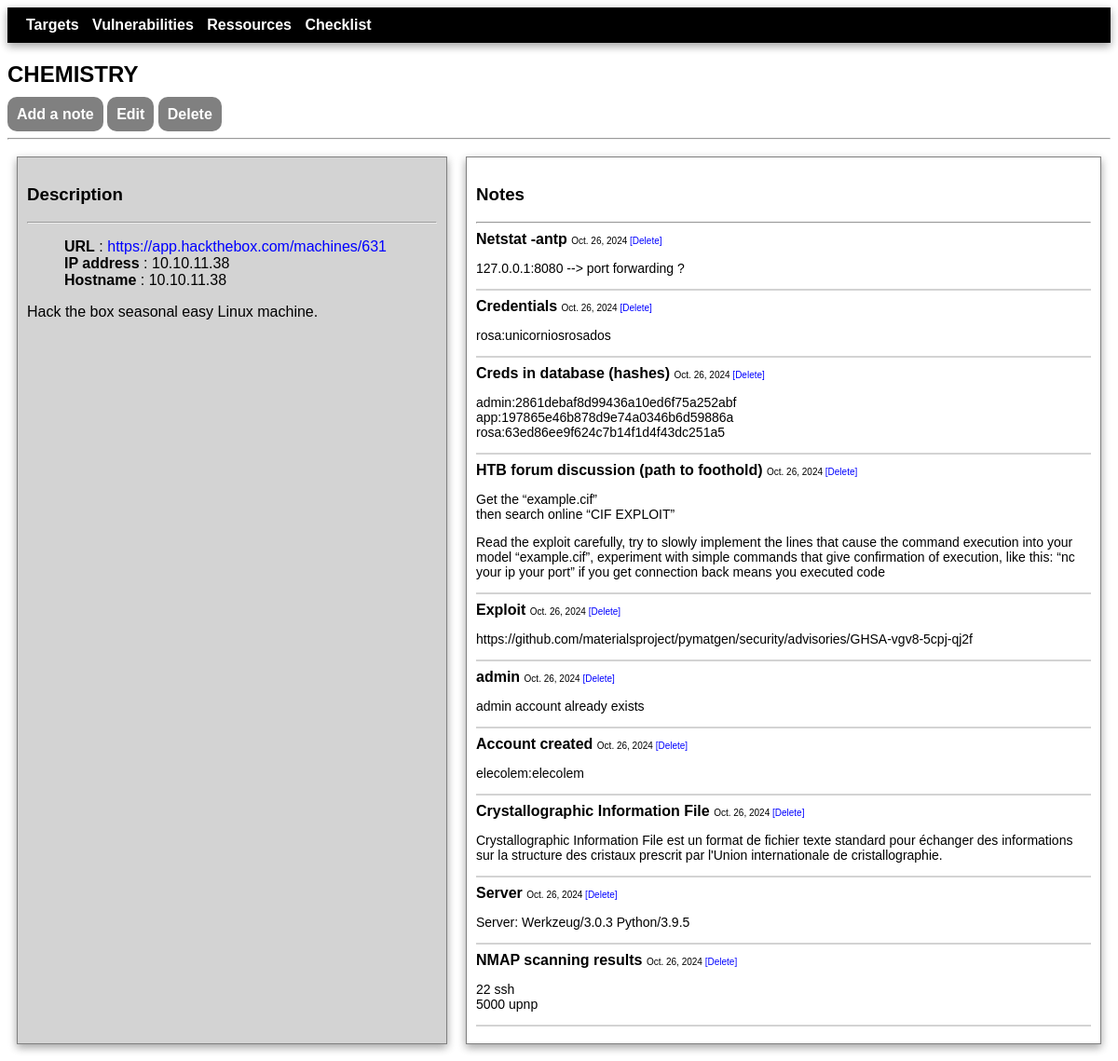
The page /target_detail/6/ on the database as committed earlier.
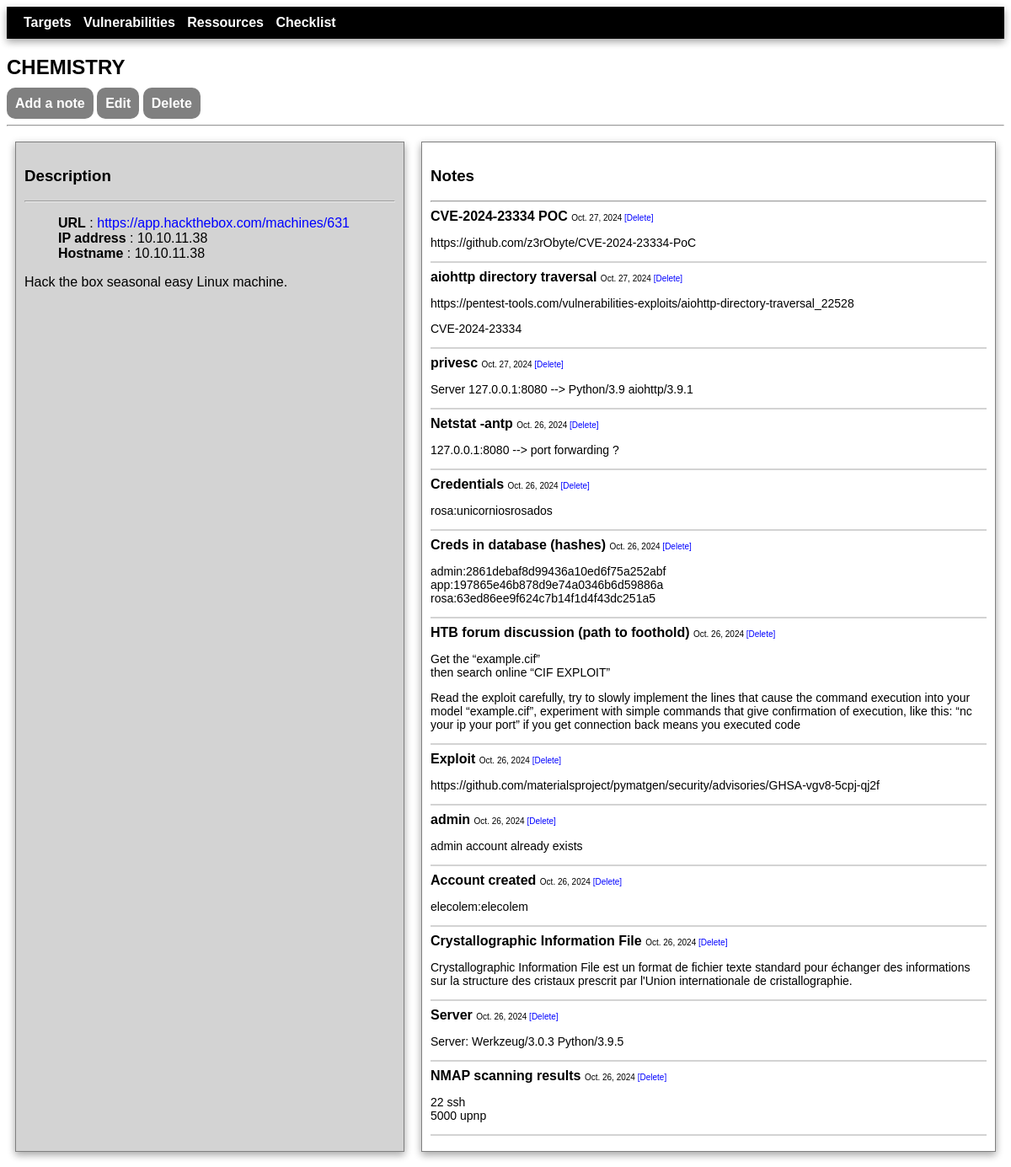
The same page on the database as committed later.
### tms/models.py (models this page shows, shortened)
class Note(models.Model):
    title = models.fields.CharField(max_length=100, null=True)
    date = models.fields.DateField(null=False, default=date.today())
    content = models.fields.CharField(max_length=1000, null=True)
    linked_target = models.ForeignKey(Target, on_delete=models.CASCADE, null=True)

### tms/views.py (the view)
# urls.py: path('target_detail/<int:id>/', views.target_detail, name='target-detail'),
def target_detail(request, id):
    target = Target.objects.get(id=id)
    notes = Note.objects.filter(linked_target=target.id)
    notes = notes.order_by('-id').values()
    return render(request, 'tms/target_detail.html', {'target': target, 'notes':notes})

### tms/templates/tms/target_detail.html
{% extends 'tms/base.html' %}
{% block content %}
<h2>{{ target.name|upper }}</h2>
<div class="submenu">
    <p>
        <a href="{% url 'add-note' target.id %}">Add a note</a>
        <a href="{% url 'target-update' target.id %}">Edit</a>
        <a href="{% url 'target-delete' target.id %}">Delete</a>
    </p>
</div>
<hr>
<div class="flex-container">
    <div style="flex-basis: 40%; background-color: lightgrey;">
        <h3>Description</h3>
        <hr>
        <ul>
            <li><strong>URL</strong> : <a href="{{ target.url }}" target="_blank">{{ target.url }}</a></li>
            <li><strong>IP address</strong> : {{ target.ip }}</li>
            <li><strong>Hostname</strong> : {{ target.hostname }}</li>
        </ul>
        <p>{{ target.description|linebreaks }}</p>
    </div>
    <div style="flex-basis: 60%;">
        <h3>Notes</h3>
        <hr>
        {% for note in notes %}
            <strong>{{ note.title }}</strong>
            <span class="notes_features" style="font-size: 10px;">
                {{ note.date }}
                <a href="{% url 'delete-note' note.id %}" >[Delete]</a><br>
            </span>
            <div class="note_content">
                <p>{{ note.content|linebreaks }}</p>
            </div>
            <span class="notes_sep"><hr></span>
        {% endfor %}
    </div>
</div>
{% endblock %}

Rows that differ between the two databases and show on the page:
added Note: title "CVE-2024-23334 POC", date "Oct. 27, 2024", content "https://github.com/z3rObyte/CVE-2024-23334-PoC"
added Note: title "aiohttp directory traversal", date "Oct. 27, 2024", content "https://pentest-tools.com/vulnerabilities-exploits/aiohttp-directory-traversal_22528 CVE-2024-23334"
added Note: title "privesc", date "Oct. 27, 2024", content "Server 127.0.0.1:8080 --> Python/3.9 aiohttp/3.9.1"
